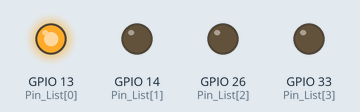
Simulated run of this sketch. Board: ESP32. On the bench: output pins drawn as LEDs (lit = HIGH).

Above: at 0.05 s.
At 0.65 s:
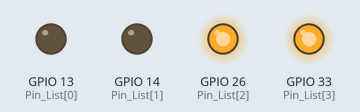
At 0.85 s:
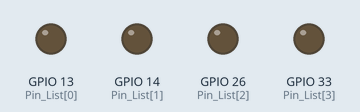
At 1.15 s:
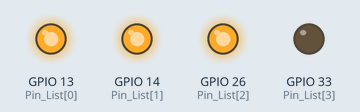
At 1.65 s:
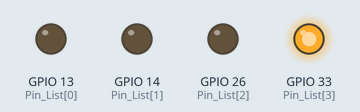
At 2.2 s:
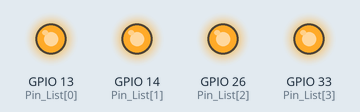
Timing chart, 0 to 3.0 s (numbered marks = the images above):
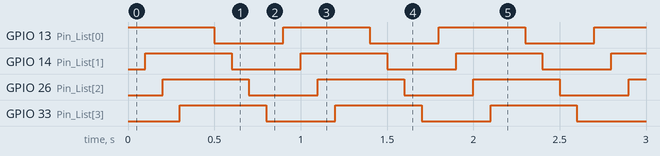

Measured:
- by itself, GPIO 13 (Pin_List[0]), GPIO 14 (Pin_List[1]), GPIO 26 (Pin_List[2]), GPIO 33 (Pin_List[3]): alternates HIGH for 0.50 s and LOW for 0.40 s
- by itself, everything shown: repeats every 1.8 s, in 9 steps

The sketch:

Code.ino
```cpp
/*@Code 跑马灯——01单方向流动流水灯
  @Principle  让一组引脚逐渐变为高电平，然后再逐渐变为低电平
  @Author 毛毛maomaonwn
  @Date 2023/12/1        */


  int Pin_List[4] = {13,14,26,33};
  int num = sizeof(Pin_List)/sizeof(Pin_List[0]);

void setup() {
  for(int i=0;i<num;i++){
    pinMode(Pin_List[i],OUTPUT);
  }
}

void loop() {
  for(int i=0;i<num;i++){
    digitalWrite(Pin_List[i],HIGH);
    delay(100);
  }
  delay(100);
  for(int i=0;i<num;i++){
    digitalWrite(Pin_List[i],LOW);
    delay(100);
  }

}
```
